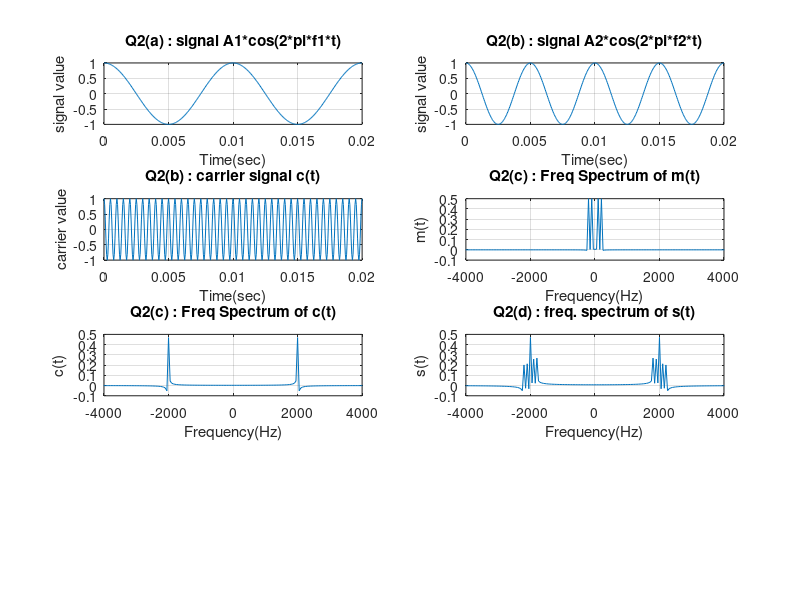

Write MATLAB code to recreate this figure. (Note: this script raises an error after producing the figure.)
clc;clear;close all;

f1 = 100;
f2 = 200;
fc = 2000;
A_c = 1;
A1 = 1;
A2 = 1;
Sampling_rate = 20000;

% question 2 part (a)

t = 0:1/Sampling_rate:2/100;
signal_1 = A1*cos(2*pi*f1*t);
subplot(4,2,1);
plot(t,signal_1);
grid on;
xlabel("Time(sec)");
ylabel("signal value");
title("Q2(a) : signal A1*cos(2*pi*f1*t)");
%axis([0,0.02,-1,1]);

% question 2 part (b)

signal_2 = A2*cos(2*pi*f2*t);
subplot(4,2,2);
plot(t,signal_2);
grid on;
xlabel("Time(sec)");
ylabel("signal value");
title("Q2(b) : signal A2*cos(2*pi*f2*t)");
%axis([0,0.02,-1,1]);

carrier_signal = A_c*cos(2*pi*fc*t);
subplot(4,2,3);
plot(t,carrier_signal);
grid on;
xlabel("Time(sec)");
ylabel("carrier value");
title("Q2(b) : carrier signal c(t)");
%axis([0,0.02,-1,1]);

% question 2 part (c)

message_signal = signal_1 + signal_2;
freq = (-Sampling_rate/2:1/0.02:Sampling_rate/2);
mt_final = fftshift(fft(message_signal));
ct_final = fftshift(fft(carrier_signal));

subplot(4,2,4);
plot(freq,mt_final/length(freq));
grid on;
title("Q2(c) : Freq Spectrum of m(t)");
xlabel("Frequency(Hz)");
ylabel("m(t)");
axis([-4000,4000,-0.1,0.5]);

subplot(4,2,5);
plot(freq,ct_final/length(freq));
grid on;
title("Q2(c) : Freq Spectrum of c(t)");
xlabel("Frequency(Hz)");
ylabel("c(t)");
axis([-4000,4000,-0.1,0.5]);

% question 2 part (d)

AM_signal = A_c*(1+message_signal).*cos(2*pi*fc*t);
AM_final = fftshift(fft(AM_signal));
subplot(4,2,6);
plot(freq,AM_final/length(freq));
grid on;
xlabel("Frequency(Hz)");
ylabel("s(t)");
title("Q2(d) : freq. spectrum of s(t)");
axis([-4000,4000,-0.1,0.5]);

% question 2 part (e)

AM_signal = A_c*(1+message_signal).*cos(2*pi*fc*t);
carrier_signal = A_c*cos(2*pi*fc*t);
sync_demod_output = lowpass(AM_signal .* carrier_signal,220,Sampling_rate)*2-1;

subplot(4,2,7);
plot(t,sync_demod_output);
grid on;
title("Q2(e) : Sync. demod output");
xlabel("time(s)");
ylabel("sync-demod-output");


sync_demod_final = fftshift(fft(sync_demod_output));
subplot(4,2,8);
plot(freq,sync_demod_final/length(freq));
grid on;
title("Q2(e) : Freq Spectrum of sync. output");
xlabel("Frequency(Hz)");
ylabel("sync-demod-output");
axis([-4000,4000,-0.1,0.5]);


